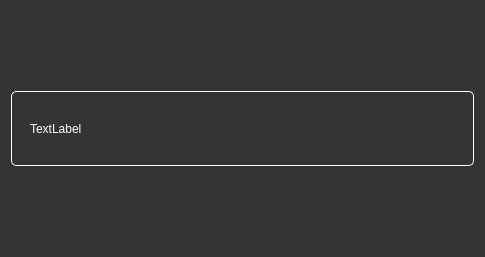
<?xml version="1.0" encoding="UTF-8"?>
<ui version="4.0">
 <class>Dialog</class>
 <widget class="QDialog" name="Dialog">
  <property name="geometry">
   <rect>
    <x>0</x>
    <y>0</y>
    <width>485</width>
    <height>257</height>
   </rect>
  </property>
  <property name="windowTitle">
   <string>Dialog</string>
  </property>
  <property name="styleSheet">
   <string notr="true">background-color: rgb(52, 52, 52);</string>
  </property>
  <layout class="QGridLayout" name="gridLayout_2">
   <item row="0" column="0">
    <layout class="QGridLayout" name="gridLayout">
     <item row="2" column="0">
      <layout class="QHBoxLayout" name="horizontalLayout_2">
       <item>
        <spacer name="horizontalSpacer">
         <property name="orientation">
          <enum>Qt::Horizontal</enum>
         </property>
         <property name="sizeHint" stdset="0">
          <size>
           <width>40</width>
           <height>20</height>
          </size>
         </property>
        </spacer>
       </item>
       <item>
        <widget class="QPushButton" name="buttonSelectRecordSavePath">
         <property name="sizePolicy">
          <sizepolicy hsizetype="Preferred" vsizetype="Preferred">
           <horstretch>0</horstretch>
           <verstretch>0</verstretch>
          </sizepolicy>
         </property>
         <property name="minimumSize">
          <size>
           <width>60</width>
           <height>60</height>
          </size>
         </property>
         <property name="maximumSize">
          <size>
           <width>60</width>
           <height>16777215</height>
          </size>
         </property>
         <property name="layoutDirection">
          <enum>Qt::LeftToRight</enum>
         </property>
         <property name="styleSheet">
          <string notr="true"/>
         </property>
         <property name="text">
          <string/>
         </property>
         <property name="icon">
          <iconset>
           <normaloff>New folder/folder.png</normaloff>New folder/folder.png</iconset>
         </property>
         <property name="iconSize">
          <size>
           <width>40</width>
           <height>40</height>
          </size>
         </property>
         <property name="flat">
          <bool>true</bool>
         </property>
        </widget>
       </item>
      </layout>
     </item>
     <item row="1" column="0">
      <layout class="QHBoxLayout" name="horizontalLayout">
       <item>
        <widget class="QLabel" name="labelRecordingPath">
         <property name="minimumSize">
          <size>
           <width>200</width>
           <height>0</height>
          </size>
         </property>
         <property name="styleSheet">
          <string notr="true">color: white;
border: 1px solid white;
border-radius: 5px;
padding-left: 15px;</string>
         </property>
         <property name="text">
          <string>TextLabel</string>
         </property>
        </widget>
       </item>
      </layout>
     </item>
     <item row="0" column="0">
      <layout class="QHBoxLayout" name="horizontalLayout_4">
       <item>
        <spacer name="horizontalSpacer_2">
         <property name="orientation">
          <enum>Qt::Horizontal</enum>
         </property>
         <property name="sizeHint" stdset="0">
          <size>
           <width>40</width>
           <height>20</height>
          </size>
         </property>
        </spacer>
       </item>
       <item>
        <widget class="QPushButton" name="buttonExit">
         <property name="sizePolicy">
          <sizepolicy hsizetype="Minimum" vsizetype="Preferred">
           <horstretch>0</horstretch>
           <verstretch>0</verstretch>
          </sizepolicy>
         </property>
         <property name="text">
          <string/>
         </property>
         <property name="icon">
          <iconset>
           <normaloff>New folder/remove.png</normaloff>New folder/remove.png</iconset>
         </property>
         <property name="iconSize">
          <size>
           <width>40</width>
           <height>40</height>
          </size>
         </property>
         <property name="flat">
          <bool>true</bool>
         </property>
        </widget>
       </item>
      </layout>
     </item>
    </layout>
   </item>
  </layout>
 </widget>
 <resources/>
 <connections/>
</ui>
